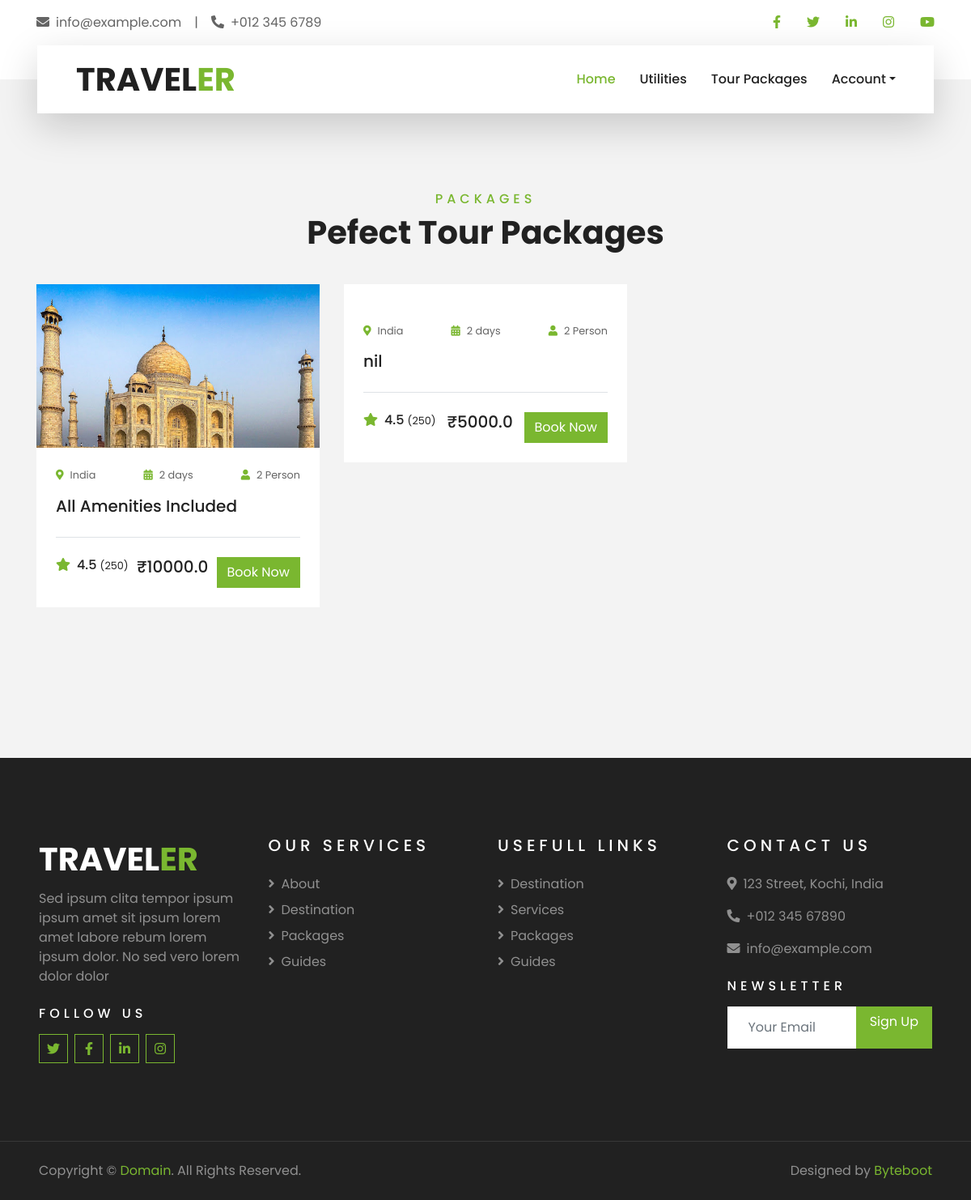
The page /destinations/DesionationsView on the database its author committed.
### Destinations/models.py (models this page shows, shortened)
class Packages(models.Model):
    destination = models.ForeignKey(Destination, on_delete = models.CASCADE)
    key_words = models.CharField(max_length=255)
    image = models.FileField(upload_to="package_image")
    number_of_days = models.IntegerField()
    number_of_nights = models.IntegerField()
    number_of_persons = models.IntegerField()
    amount = models.FloatField()
    description = models.CharField(max_length=1000)
    raings = models.IntegerField(null=True,blank=True)
    number_of_rators = models.IntegerField(null=True,blank=True)

class Destination(models.Model):
    destination_name = models.CharField(max_length=255)
    key_words = models.CharField(max_length=255)
    image = models.FileField(upload_to="destination_image")
    place = models.CharField(max_length=255)
    district = models.CharField(max_length=255)
    contry = models.ForeignKey(Contry, on_delete=models.CASCADE)
    date = models.DateField(auto_now_add=True)
    attractions = models.CharField(max_length=1000)
    address = models.TextField(max_length=1000)
    postel_code = models.IntegerField()

class Contry(models.Model):
    country_name = models.CharField(max_length=255)
    contry_image = models.FileField(upload_to="Contry_image")
    date = models.DateField(auto_now_add=True)
    def __str__(self):
        return self.country_name

### Destinations/views.py (the view)
# urls.py: path("DesionationsView",views.DesionationsView,name="DesionationsView"),
def DesionationsView(request):
    package = Packages.objects.all()
    context = {
        "paki":package
    }
    return render(request,"destinationuser.html",context)

### templates/destinationuser.html
{% extends "index.html" %}
{% block content %}
<div class="container-fluid py-5">
    <div class="container pt-5 pb-3">
        <div class="text-center mb-3 pb-3">
            <h6 class="text-primary text-uppercase" style="letter-spacing: 5px;">Packages</h6>
            <h1>Pefect Tour Packages</h1>
        </div>
        <div class="row">
            {% for i in paki  %}
            <div class="col-lg-4 col-md-6 mb-4">
                <div class="package-item bg-white mb-2">
                    <img class="img-fluid" src="{{i.image.url}}" alt="">
                    <div class="p-4">
                        <div class="d-flex justify-content-between mb-3">
                            <small class="m-0"><i class="fa fa-map-marker-alt text-primary mr-2"></i>{{i.destination.contry}}</small>
                            <small class="m-0"><i class="fa fa-calendar-alt text-primary mr-2"></i>{{i.number_of_days}} days</small>
                            <small class="m-0"><i class="fa fa-user text-primary mr-2"></i>{{i.number_of_persons}} Person</small>
                        </div>
                        <a class="h5 text-decoration-none" href="">{{i.description}}</a>
                        <div class="border-top mt-4 pt-4">
                            <div class="d-flex justify-content-between">
                                <h6 class="m-0"><i class="fa fa-star text-primary mr-2"></i>4.5 <small>(250)</small></h6>
                                <h5 class="m-0">₹{{i.amount}}</h5>
                                <a class="btn btn-primary" href="{%url 'BookPackage' i.id %}">Book Now</a>
                            </div>
                        </div>
                    </div>
                </div>
            </div>
            {% endfor %}
        </div>
    </div>
</div>
{% endblock %}

### rows shown on the page
Packages: image (picture), destination.contry "India", number_of_days "2", number_of_persons "2", description "All Amenities Included", amount "10000.0"
Packages: destination.contry "India", number_of_days "2", number_of_persons "2", description "nil", amount "5000.0"
